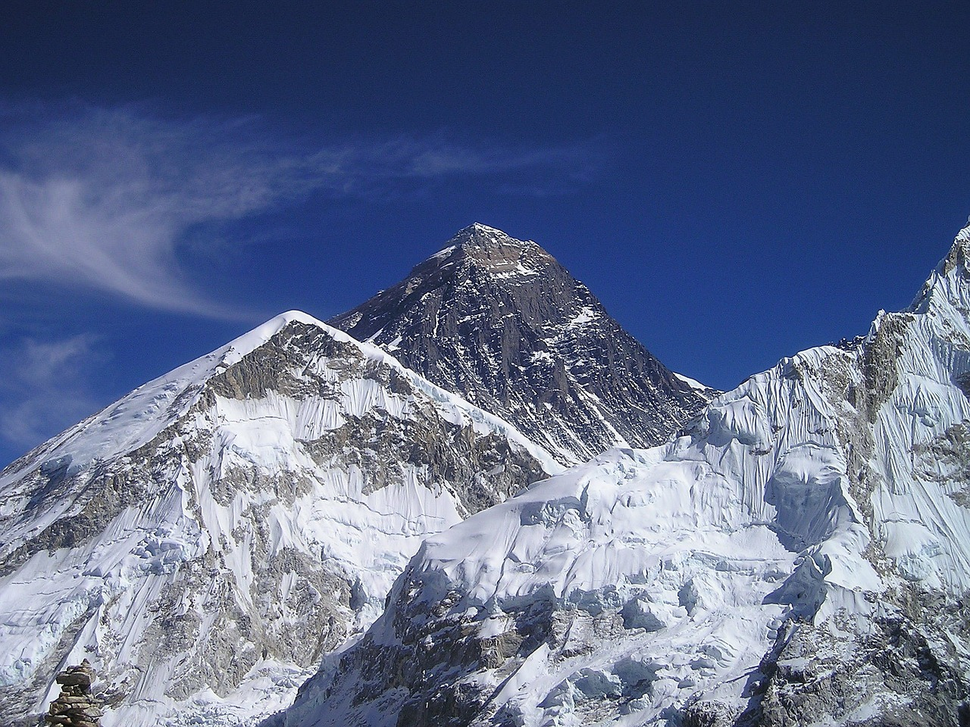
#> input picture BTL/images/hill.png, 970 x 727 px, shrunk from 1280 x 960 before the run, given in place of hill.jpg, which was not available
$ python chapter5.py
#> lines starting #> are read from the running program, lines starting #| are printed output that depends on the picture; pictures that were not available may be replaced by others from this repository, and a replacement may not be noted
import math
import cv2
import numpy as np
import matplotlib.pyplot as plt
def sobel_operator(image):
    m,n = img.shape
    gx = [  [-1, 0, 1], [-2, 0, 2], [-1, 0, 1]]
    gy = [  [ 1, 2, 1], [ 0, 0, 0], [-1,-2,-1]]
    output = np.zeros([m,n])
    # tính tích chập để tìm gradient theo x, gradient theo y, gradient tổng hợp
    for i in range(1, m - 1):
        for j in range(1, n - 1):
            Gx = sum(image[i + k - 1][j + l - 1] * gx[k][l] for k in range(3) for l in range(3))
            Gy = sum(image[i + k - 1][j + l - 1] * gy[k][l] for k in range(3) for l in range(3))
            output[i][j] = int(math.sqrt(Gx ** 2 + Gy ** 2))
    output = output.astype(np.uint8)
    return output

fig = plt.figure(figsize=(10, 4)) # Tạo vùng tỷ lệ 12:7
ax1, ax2 = fig.subplots(1,2) # Tạo 2 vùng vẽ con

# Đọc và hiển thị ảnh gốc
# img = cv2.imread('images/elephant_g.jpg',0)
# img = cv2.imread('images/zebras.jpg',0)
img = cv2.imread('images/hill.jpg',0)
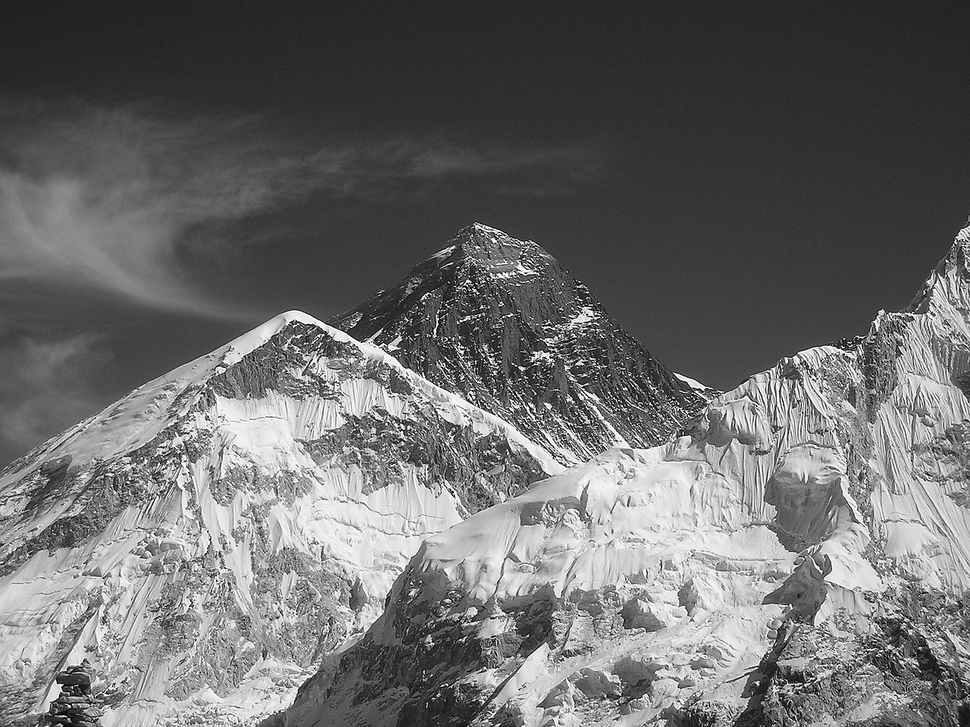
#> img: shape (727, 970); min 0, max 255, mean 107.9
ax1.imshow(img, cmap='gray')
ax1.set_title("Ảnh gốc")
ax1.axis('off')

# Ảnh kết quả
imgSobel = sobel_operator(img)
#> after the loop in sobel_operator, `for i in range(1, m - 1):`:
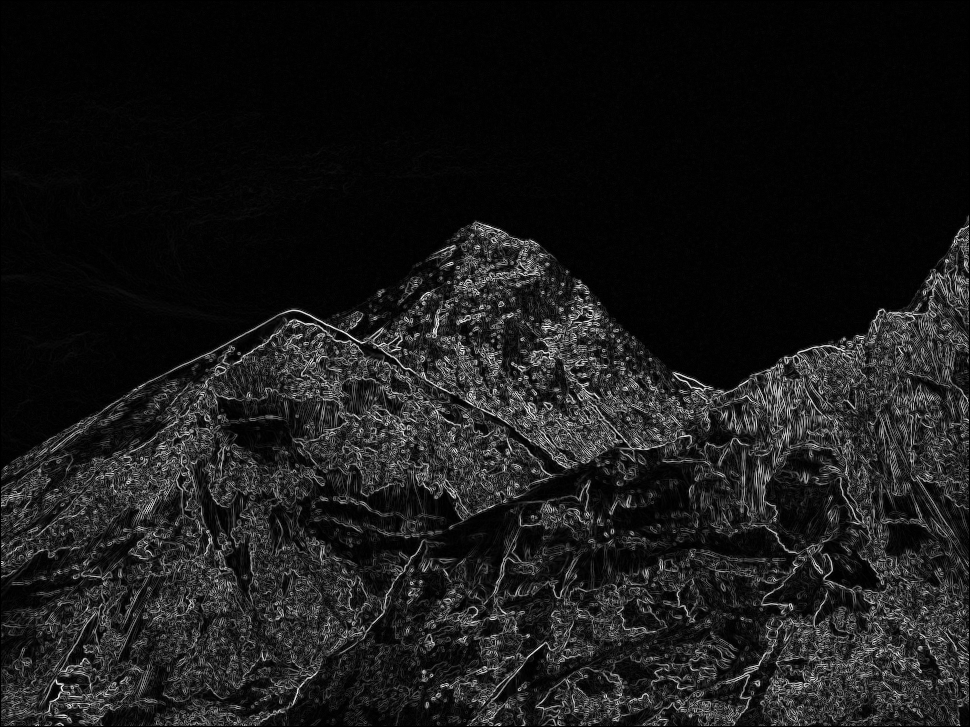
#> output: shape (727, 970) float64; min 0, max 1011, mean 102; drawn with min black and max white
#> in sobel_operator, `output = output.astype(np.uint8)`:
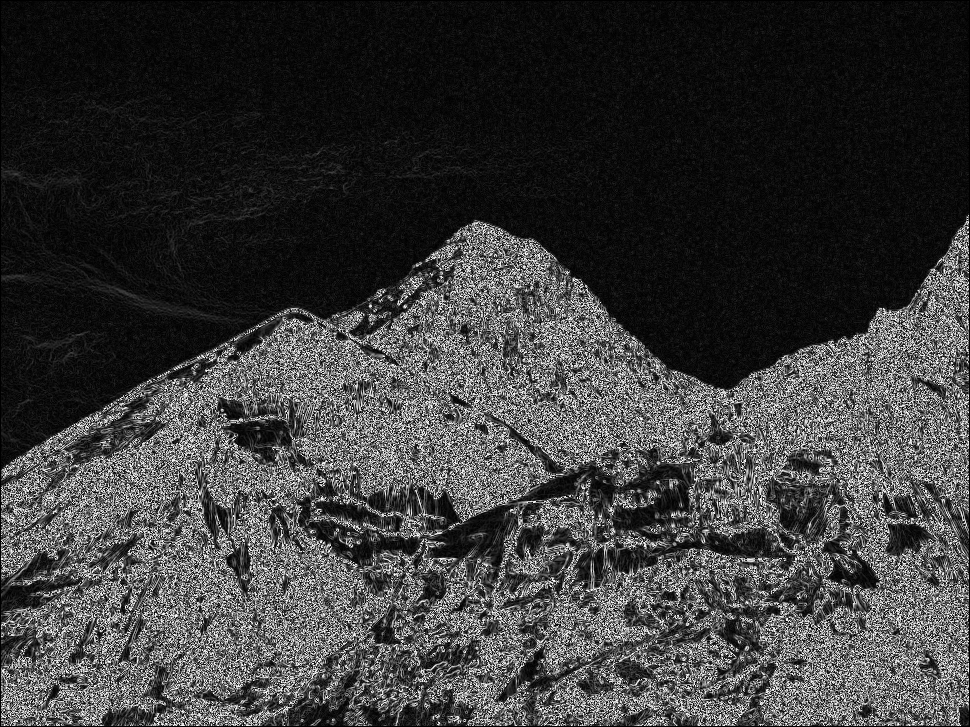
#> output: shape (727, 970); min 0, max 255, mean 59.9
ax2.imshow(imgSobel, cmap='gray')
ax2.set_title("Ảnh kết quả")
ax2.axis('off')

plt.show()# Hiển thị vùng vẽ
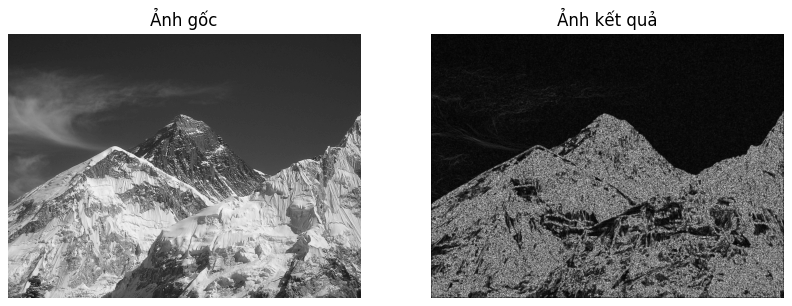
#> figure drawn by matplotlib, 2 panels
